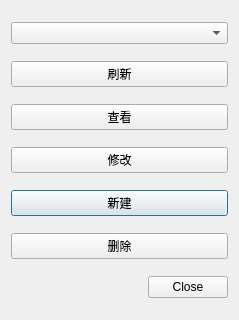
<?xml version="1.0" encoding="UTF-8"?>
<ui version="4.0">
 <class>CPumpDataManageDialog</class>
 <widget class="QDialog" name="CPumpDataManageDialog">
  <property name="geometry">
   <rect>
    <x>0</x>
    <y>0</y>
    <width>239</width>
    <height>320</height>
   </rect>
  </property>
  <property name="windowTitle">
   <string>Dialog</string>
  </property>
  <layout class="QGridLayout" name="gridLayout">
   <item row="0" column="0">
    <widget class="QComboBox" name="modelList"/>
   </item>
   <item row="4" column="0">
    <widget class="QPushButton" name="dataNew">
     <property name="text">
      <string>新建</string>
     </property>
    </widget>
   </item>
   <item row="2" column="0">
    <widget class="QPushButton" name="dataView">
     <property name="text">
      <string>查看</string>
     </property>
    </widget>
   </item>
   <item row="5" column="0">
    <widget class="QPushButton" name="dataDelete">
     <property name="maximumSize">
      <size>
       <width>16777215</width>
       <height>16777215</height>
      </size>
     </property>
     <property name="text">
      <string>删除</string>
     </property>
    </widget>
   </item>
   <item row="1" column="0">
    <widget class="QPushButton" name="modelListRefresh">
     <property name="text">
      <string>刷新</string>
     </property>
    </widget>
   </item>
   <item row="3" column="0">
    <widget class="QPushButton" name="dataModify">
     <property name="text">
      <string>修改</string>
     </property>
    </widget>
   </item>
   <item row="7" column="0">
    <widget class="QDialogButtonBox" name="buttonBox">
     <property name="orientation">
      <enum>Qt::Horizontal</enum>
     </property>
     <property name="standardButtons">
      <set>QDialogButtonBox::Close</set>
     </property>
    </widget>
   </item>
  </layout>
 </widget>
 <resources/>
 <connections>
  <connection>
   <sender>buttonBox</sender>
   <signal>accepted()</signal>
   <receiver>CPumpDataManageDialog</receiver>
   <slot>accept()</slot>
   <hints>
    <hint type="sourcelabel">
     <x>248</x>
     <y>254</y>
    </hint>
    <hint type="destinationlabel">
     <x>157</x>
     <y>274</y>
    </hint>
   </hints>
  </connection>
  <connection>
   <sender>buttonBox</sender>
   <signal>rejected()</signal>
   <receiver>CPumpDataManageDialog</receiver>
   <slot>reject()</slot>
   <hints>
    <hint type="sourcelabel">
     <x>316</x>
     <y>260</y>
    </hint>
    <hint type="destinationlabel">
     <x>286</x>
     <y>274</y>
    </hint>
   </hints>
  </connection>
 </connections>
</ui>
